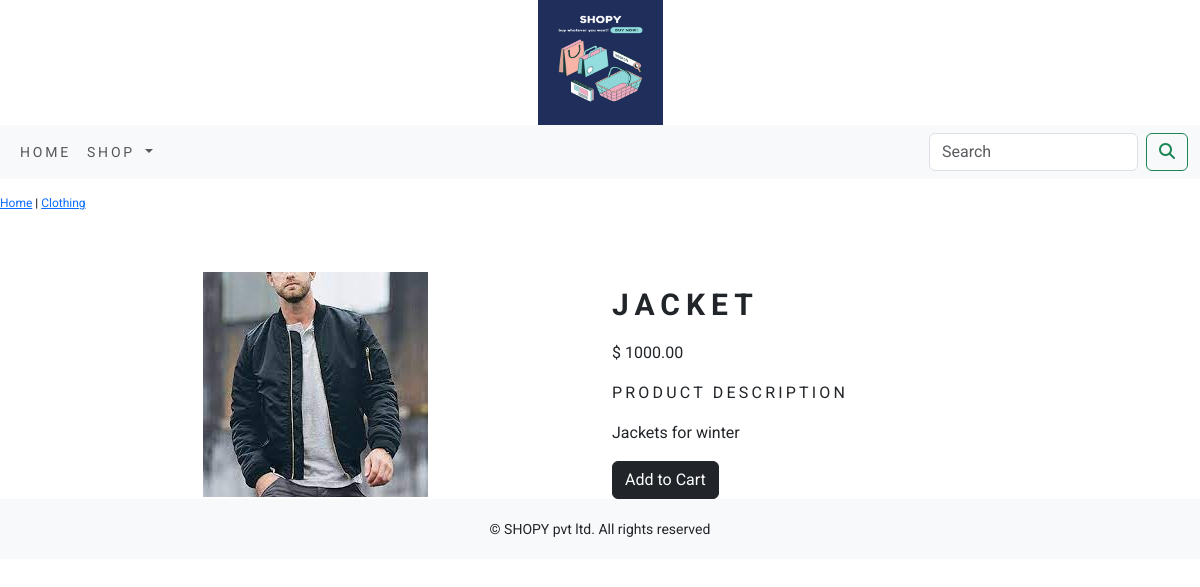
The app's page /shop/clothing/jacket/ with its own data.
### shop/models.py (models this page shows, shortened)
class Product(models.Model):
    name = models.CharField(max_length=250, unique=True)
    slug = models.SlugField(max_length=250, unique=True)
    description = models.TextField(blank=True)
    img = models.ImageField(upload_to="product", blank=True)
    price = models.DecimalField(max_digits=10, decimal_places=2)
    category = models.ForeignKey(Category, on_delete=models.CASCADE)
    stock = models.IntegerField()
    is_available = models.BooleanField(default=True)
    created_time = models.DateTimeField(auto_now_add=True)
    updated_time = models.DateTimeField(auto_now=True)
    class Meta:
        ordering = ('name',)
        verbose_name = 'product'
        verbose_name_plural = 'products'

class Category(models.Model):
    name = models.CharField(max_length=250, unique=True)
    slug = models.SlugField(max_length=250, unique=True)
    description = models.TextField(blank=True)
    img = models.ImageField(upload_to="category", blank=True)
    class Meta:
        ordering = ('name',)
        verbose_name = 'category'
        verbose_name_plural = 'categories'
    def get_url(self):
        return reverse('shop:prod_by_cat', args=[self.slug])
    def __str__(self):
        return self.name

### shop/views.py (the view)
# urls.py: path('<slug:c_slug>/<slug:p_slug>/', views.pro_details, name="prod_details")
def pro_details(request,c_slug,p_slug):
    try:
        product = Product.objects.get(category__slug=c_slug, slug=p_slug)
    except Exception as e:
        raise e
    return render(request, "product.html", {'product': product})

### cart/context_processors.py (called while the page is built)
def counter(request):
    item_count = 0
    if 'admin' in request.path:
        return {}
    else:
        try:
            cart = Cart.objects.filter(cart_id=_cart_id(request))
            cart_items = CartItem.objects.all().filter(cart=cart[:1])
            for cart_item in cart_items:
                item_count += cart_item.quantity
        except Cart.DoesNotExist:
            item_count = 0
    return dict(item_count=item_count)

### cart/views.py (called while the page is built)
def _cart_id(request):
    cart = request.session.session_key
    if not cart:
        cart = request.session.create()
    return cart

### shop/context_processors.py (called while the page is built)
def menu_links(request):
    links = Category.objects.all()
    return dict(links=links)

### templates/product.html (shortened to what this page needs)
{% extends 'base.html' %}
{% load static %}
{% block body %}
<div class="row my_prod_row_class ">
    <div class="mx-auto">
        <p><a href="{% url 'shop:all_cat' %}">Home</a> | <a href="{{product.category.get_url}}">{{product.category}}</a> </p>
    </div>
</div>
<div class="container">
<br>
<div class="row">
    <div class="col-12 col-sm-12 col-md-12 col-lg-6 text-center">
        <div style="min-width:18rem;">
            <img src="{{product.img.url}}" alt="{{product.name}}">
        </div>
    </div>
    <div class="col-12 col-sm-12 col-md-12 col-lg-6">
        <div>
        <h1 class="my_prod_name"><b>{{product.name}}</b></h1>
        <p>$ {{product.price}}</p>
        <p class="my_prod_title">Product Description</p>
        <p class="text-justify my_prod_desc">{{product.description}}</p>
        {% if product.stock <= 0 %}
        <p class="text-justify my_prod_name"><b>Out of stock</b></p>
        {% else %}
        <a href="{% url 'cart:add_cart' product.id %}" class="btn btn-dark">Add to Cart</a>
        {% endif %}
    </div>
</div>
</div>
    </div>
{% endblock %}

### static/css/custom.css (style rules this page uses)
body { font-family: 'Roboto', sans-serif; }
.my_prod_row_class { padding-top : 15px; padding-bottom : 20px; }
.my_prod_row_class .mx-auto { color : #000; font-size : 12px; text-decoration : none; }
.my_prod_name { font-size : 30px; text-transform : uppercase; letter-spacing : .2em; padding-top : 15px; padding-bottom : 10px; }
.my_prod_desc { padding-right : 20px; }
.my_prod_title { font-size : 16px; text-transform : uppercase; letter-spacing : .2em; }

### records on screen
Product: category "Clothing", img (picture), name "JACKET", price "1000.00", description "Jackets for winter"
